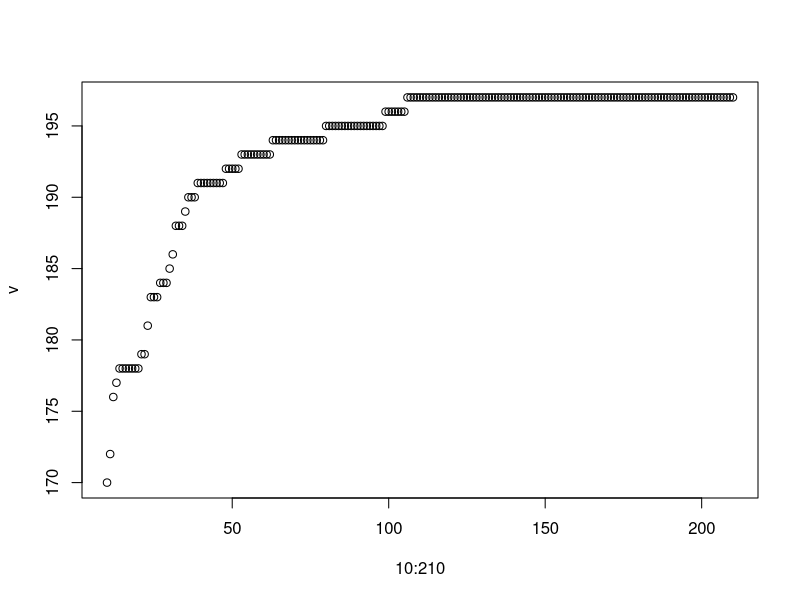

R code for this plot:
df<- read.csv('project_dataset_5K.csv')
dim(df)
ms_by_row<-((rowSums(is.na(df))/ncol(df)))*100
dr<-(1:5000)[ms_by_row>60]
cleaned_by_row<-df[-dr,]
dim(cleaned_by_row)



names(df)
library(caret)
ms_by_col<-(colSums(is.na(df))/nrow(df))*100
fullymissing<-names(ms_by_col[ms_by_col>=90])# for Sure to be Deleted
fullymissing
df_by_col<-(df[ , !(names(df) %in% fullymissing)]) # logical indexing
nearZeroVar(df_by_col)
sum(sapply(df_by_col,class)=='character')
sum(cor(df_by_col[ , !(names(df_by_col) %in% c('Class'))])>0.5,na.rm=T)-ncol(df_by_col)
detect_data_types <- function(data,thre=10) {
  column_types <- vector("character", length = ncol(data))
  
  for (i in 1:ncol(data)) {
    unique_values <- unique(data[, i])
    
    # If the number of unique values is less than or equal to a threshold, consider it categorical
    if (length(unique_values) <= thre) {  # You can adjust this threshold as needed
      column_types[i] <- "Categorical"
    } else {
      column_types[i] <- "Numerical"
    }
  }
  
  return(column_types)
}

column_types <- detect_data_types(df_by_col)
names(df_by_col)[column_types=='Categorical']
v<-numeric(0)
for (i in 10:210){
  column_types <- detect_data_types(df_by_col,i)
  v<-c(v,table(column_types)['Categorical'])
  
}
plot(10:210,v)

max(v)
